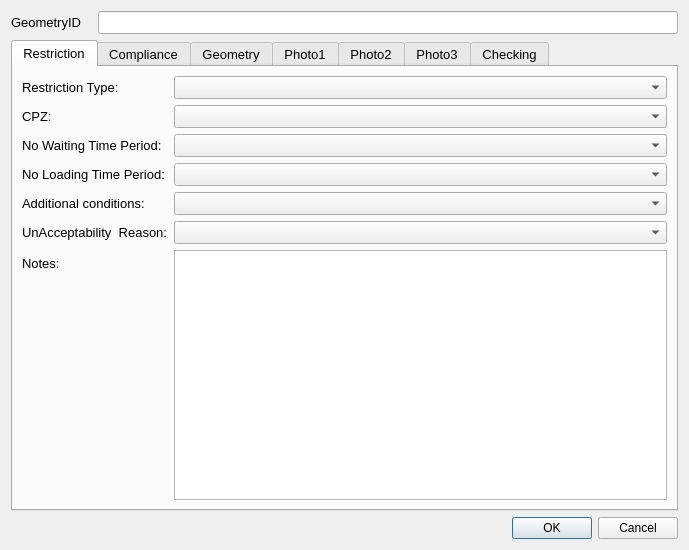
<?xml version="1.0" encoding="UTF-8"?>
<ui version="4.0">
 <class>restrictionDialog</class>
 <widget class="QDialog" name="restrictionDialog">
  <property name="geometry">
   <rect>
    <x>0</x>
    <y>0</y>
    <width>689</width>
    <height>550</height>
   </rect>
  </property>
  <property name="sizePolicy">
   <sizepolicy hsizetype="Fixed" vsizetype="Fixed">
    <horstretch>0</horstretch>
    <verstretch>0</verstretch>
   </sizepolicy>
  </property>
  <property name="minimumSize">
   <size>
    <width>0</width>
    <height>0</height>
   </size>
  </property>
  <property name="maximumSize">
   <size>
    <width>750</width>
    <height>550</height>
   </size>
  </property>
  <property name="font">
   <font>
    <family>Arial</family>
   </font>
  </property>
  <property name="windowTitle">
   <string>Dialog</string>
  </property>
  <property name="sizeGripEnabled">
   <bool>false</bool>
  </property>
  <layout class="QFormLayout" name="formLayout_3">
   <item row="0" column="0">
    <widget class="QLabel" name="label">
     <property name="minimumSize">
      <size>
       <width>81</width>
       <height>16</height>
      </size>
     </property>
     <property name="font">
      <font>
       <family>Arial</family>
       <pointsize>10</pointsize>
      </font>
     </property>
     <property name="text">
      <string>GeometryID</string>
     </property>
    </widget>
   </item>
   <item row="0" column="1">
    <widget class="QLineEdit" name="GeometryID">
     <property name="font">
      <font>
       <family>Arial</family>
       <pointsize>10</pointsize>
      </font>
     </property>
     <property name="inputMask">
      <string/>
     </property>
     <property name="readOnly">
      <bool>true</bool>
     </property>
     <property name="placeholderText">
      <string/>
     </property>
    </widget>
   </item>
   <item row="1" column="0" colspan="2">
    <widget class="QTabWidget" name="tabWidget">
     <property name="minimumSize">
      <size>
       <width>0</width>
       <height>0</height>
      </size>
     </property>
     <property name="font">
      <font>
       <family>Arial</family>
       <pointsize>10</pointsize>
      </font>
     </property>
     <property name="cursor">
      <cursorShape>IBeamCursor</cursorShape>
     </property>
     <property name="mouseTracking">
      <bool>true</bool>
     </property>
     <property name="acceptDrops">
      <bool>true</bool>
     </property>
     <property name="currentIndex">
      <number>0</number>
     </property>
     <widget class="QWidget" name="restrictionTab">
      <property name="focusPolicy">
       <enum>Qt::NoFocus</enum>
      </property>
      <attribute name="title">
       <string>Restriction</string>
      </attribute>
      <layout class="QFormLayout" name="formLayout">
       <property name="fieldGrowthPolicy">
        <enum>QFormLayout::AllNonFixedFieldsGrow</enum>
       </property>
       <item row="0" column="0">
        <widget class="QLabel" name="lbl_RestrictionType">
         <property name="minimumSize">
          <size>
           <width>90</width>
           <height>16</height>
          </size>
         </property>
         <property name="font">
          <font>
           <family>Arial</family>
           <pointsize>10</pointsize>
          </font>
         </property>
         <property name="text">
          <string>Restriction Type:</string>
         </property>
        </widget>
       </item>
       <item row="0" column="1">
        <widget class="QComboBox" name="RestrictionTypeID">
         <property name="currentIndex">
          <number>-1</number>
         </property>
        </widget>
       </item>
       <item row="2" column="0">
        <widget class="QLabel" name="lbl_TimePeriod">
         <property name="minimumSize">
          <size>
           <width>90</width>
           <height>16</height>
          </size>
         </property>
         <property name="font">
          <font>
           <family>Arial</family>
           <pointsize>10</pointsize>
          </font>
         </property>
         <property name="text">
          <string>No Waiting Time Period:</string>
         </property>
        </widget>
       </item>
       <item row="2" column="1">
        <widget class="QComboBox" name="NoWaitingTimeID"/>
       </item>
       <item row="3" column="0">
        <widget class="QLabel" name="lbl_MaxStay">
         <property name="minimumSize">
          <size>
           <width>90</width>
           <height>16</height>
          </size>
         </property>
         <property name="font">
          <font>
           <family>Arial</family>
           <pointsize>10</pointsize>
          </font>
         </property>
         <property name="text">
          <string>No Loading Time Period:</string>
         </property>
        </widget>
       </item>
       <item row="3" column="1">
        <widget class="QComboBox" name="NoLoadingTimeID"/>
       </item>
       <item row="5" column="0">
        <widget class="QLabel" name="lbl_AdditionalConditions">
         <property name="minimumSize">
          <size>
           <width>90</width>
           <height>16</height>
          </size>
         </property>
         <property name="font">
          <font>
           <family>Arial</family>
           <pointsize>10</pointsize>
          </font>
         </property>
         <property name="text">
          <string>Additional conditions:</string>
         </property>
        </widget>
       </item>
       <item row="5" column="1">
        <widget class="QComboBox" name="AdditionalConditionID">
         <property name="currentIndex">
          <number>-1</number>
         </property>
        </widget>
       </item>
       <item row="10" column="0">
        <widget class="QLabel" name="label_2">
         <property name="text">
          <string>Notes:</string>
         </property>
        </widget>
       </item>
       <item row="10" column="1">
        <widget class="QTextEdit" name="Notes"/>
       </item>
       <item row="8" column="0">
        <widget class="QLabel" name="label_7">
         <property name="text">
          <string>UnAcceptability  Reason:</string>
         </property>
         <property name="wordWrap">
          <bool>true</bool>
         </property>
        </widget>
       </item>
       <item row="8" column="1">
        <widget class="QComboBox" name="UnacceptableTypeID"/>
       </item>
       <item row="1" column="0">
        <widget class="QLabel" name="lbl_CPZ">
         <property name="minimumSize">
          <size>
           <width>90</width>
           <height>16</height>
          </size>
         </property>
         <property name="text">
          <string>CPZ:</string>
         </property>
        </widget>
       </item>
       <item row="1" column="1">
        <widget class="QComboBox" name="CPZ"/>
       </item>
      </layout>
     </widget>
     <widget class="QWidget" name="complianceTab">
      <attribute name="title">
       <string>Compliance</string>
      </attribute>
      <layout class="QFormLayout" name="formLayout_2">
       <item row="0" column="0">
        <widget class="QLabel" name="label_8">
         <property name="text">
          <string>Road Markings Condition:</string>
         </property>
        </widget>
       </item>
       <item row="0" column="1">
        <widget class="QComboBox" name="ComplianceRoadMarkingsFaded"/>
       </item>
       <item row="2" column="0">
        <widget class="QLabel" name="label_9">
         <property name="text">
          <string>Restriction-&gt;Sign:</string>
         </property>
        </widget>
       </item>
       <item row="2" column="1">
        <widget class="QComboBox" name="ComplianceRestrictionSignIssue"/>
       </item>
       <item row="3" column="0">
        <widget class="QLabel" name="label_10">
         <property name="text">
          <string>Compliance notes:</string>
         </property>
        </widget>
       </item>
       <item row="3" column="1">
        <widget class="QTextEdit" name="ComplianceNotes"/>
       </item>
       <item row="1" column="0">
        <widget class="QLabel" name="label_11">
         <property name="text">
          <string>Loading Markings Condition:</string>
         </property>
        </widget>
       </item>
       <item row="1" column="1">
        <widget class="QComboBox" name="ComplianceLoadingMarkingsFaded"/>
       </item>
      </layout>
     </widget>
     <widget class="QWidget" name="geometryTab">
      <attribute name="title">
       <string>Geometry</string>
      </attribute>
      <layout class="QGridLayout" name="gridLayout_2">
       <item row="2" column="0">
        <widget class="QLabel" name="label_3">
         <property name="text">
          <string>USRN:</string>
         </property>
        </widget>
       </item>
       <item row="1" column="1" colspan="4">
        <widget class="QLineEdit" name="RoadName"/>
       </item>
       <item row="6" column="0">
        <widget class="QLabel" name="label_6">
         <property name="text">
          <string>Last Changed By:</string>
         </property>
        </widget>
       </item>
       <item row="2" column="1" colspan="2">
        <widget class="QLineEdit" name="USRN"/>
       </item>
       <item row="1" column="0">
        <widget class="QLabel" name="lbl_RoadName">
         <property name="minimumSize">
          <size>
           <width>90</width>
           <height>16</height>
          </size>
         </property>
         <property name="font">
          <font>
           <family>Arial</family>
           <pointsize>10</pointsize>
          </font>
         </property>
         <property name="text">
          <string>Road Name:</string>
         </property>
        </widget>
       </item>
       <item row="0" column="1" colspan="3">
        <widget class="QLineEdit" name="RestrictionLength">
         <property name="font">
          <font>
           <family>Arial</family>
           <pointsize>10</pointsize>
          </font>
         </property>
         <property name="readOnly">
          <bool>true</bool>
         </property>
        </widget>
       </item>
       <item row="4" column="4">
        <widget class="QLineEdit" name="AzimuthToRoadCentreLine">
         <property name="text">
          <string/>
         </property>
        </widget>
       </item>
       <item row="4" column="3">
        <widget class="QLabel" name="lbl_AzToRoadCL">
         <property name="minimumSize">
          <size>
           <width>90</width>
           <height>16</height>
          </size>
         </property>
         <property name="font">
          <font>
           <family>Arial</family>
           <pointsize>10</pointsize>
          </font>
         </property>
         <property name="text">
          <string>Direction to Road Centreline:</string>
         </property>
         <property name="wordWrap">
          <bool>true</bool>
         </property>
        </widget>
       </item>
       <item row="3" column="0">
        <widget class="QLabel" name="lbl_GeometryType">
         <property name="minimumSize">
          <size>
           <width>90</width>
           <height>16</height>
          </size>
         </property>
         <property name="font">
          <font>
           <family>Arial</family>
           <pointsize>10</pointsize>
          </font>
         </property>
         <property name="text">
          <string>Geometry Type</string>
         </property>
        </widget>
       </item>
       <item row="6" column="1" colspan="3">
        <widget class="QLineEdit" name="LastUpdatePerson">
         <property name="readOnly">
          <bool>true</bool>
         </property>
        </widget>
       </item>
       <item row="5" column="0">
        <widget class="QLabel" name="label_4">
         <property name="text">
          <string>Last Update Date:</string>
         </property>
        </widget>
       </item>
       <item row="8" column="0">
        <widget class="QLabel" name="lbl_RoadName_2">
         <property name="minimumSize">
          <size>
           <width>90</width>
           <height>16</height>
          </size>
         </property>
         <property name="font">
          <font>
           <family>Arial</family>
           <pointsize>10</pointsize>
          </font>
         </property>
         <property name="text">
          <string>RestrictionID</string>
         </property>
        </widget>
       </item>
       <item row="4" column="5">
        <widget class="QToolButton" name="toolButton_2">
         <property name="text">
          <string>...</string>
         </property>
        </widget>
       </item>
       <item row="3" column="1" colspan="4">
        <widget class="QComboBox" name="GeomShapeID">
         <property name="editable">
          <bool>false</bool>
         </property>
         <property name="currentIndex">
          <number>-1</number>
         </property>
        </widget>
       </item>
       <item row="0" column="0">
        <widget class="QLabel" name="label_5">
         <property name="font">
          <font>
           <family>Arial</family>
           <pointsize>10</pointsize>
          </font>
         </property>
         <property name="text">
          <string>Length (m):</string>
         </property>
        </widget>
       </item>
       <item row="5" column="1" colspan="3">
        <widget class="QDateTimeEdit" name="LastUpdateDateTime">
         <property name="readOnly">
          <bool>true</bool>
         </property>
        </widget>
       </item>
       <item row="8" column="1" colspan="2">
        <widget class="QLineEdit" name="RestrictionID"/>
       </item>
      </layout>
     </widget>
     <widget class="QWidget" name="Photos_01">
      <attribute name="title">
       <string>Photo1</string>
      </attribute>
      <layout class="QGridLayout" name="gridLayout_5"/>
     </widget>
     <widget class="QWidget" name="Photos_02">
      <attribute name="title">
       <string>Photo2</string>
      </attribute>
      <layout class="QGridLayout" name="gridLayout_3"/>
     </widget>
     <widget class="QWidget" name="Photos_03">
      <attribute name="title">
       <string>Photo3</string>
      </attribute>
      <layout class="QGridLayout" name="gridLayout_10"/>
     </widget>
     <widget class="QWidget" name="checkingTab">
      <attribute name="title">
       <string>Checking</string>
      </attribute>
      <layout class="QFormLayout" name="formLayout_6">
       <item row="0" column="0">
        <widget class="QLabel" name="label_20">
         <property name="text">
          <string>Check issue type:</string>
         </property>
        </widget>
       </item>
       <item row="0" column="1">
        <widget class="QComboBox" name="MHTC_CheckIssueTypeID"/>
       </item>
       <item row="1" column="0">
        <widget class="QLabel" name="label_21">
         <property name="text">
          <string>Check issue notes:</string>
         </property>
        </widget>
       </item>
       <item row="1" column="1">
        <widget class="QTextEdit" name="MHTC_CheckNotes"/>
       </item>
       <item row="3" column="0">
        <widget class="QCheckBox" name="FieldCheckCompleted">
         <property name="text">
          <string>Field check completed</string>
         </property>
        </widget>
       </item>
       <item row="2" column="0">
        <spacer name="verticalSpacer_2">
         <property name="orientation">
          <enum>Qt::Vertical</enum>
         </property>
         <property name="sizeHint" stdset="0">
          <size>
           <width>20</width>
           <height>20</height>
          </size>
         </property>
        </spacer>
       </item>
       <item row="8" column="0">
        <widget class="QLabel" name="label_12">
         <property name="text">
          <string>Check date:</string>
         </property>
        </widget>
       </item>
       <item row="5" column="0">
        <spacer name="verticalSpacer_3">
         <property name="orientation">
          <enum>Qt::Vertical</enum>
         </property>
         <property name="sizeHint" stdset="0">
          <size>
           <width>20</width>
           <height>10</height>
          </size>
         </property>
        </spacer>
       </item>
       <item row="6" column="0">
        <widget class="QLabel" name="label_13">
         <property name="text">
          <string>Checked by:</string>
         </property>
        </widget>
       </item>
       <item row="6" column="1">
        <widget class="QLineEdit" name="Last_MHTC_Check_UpdatePerson"/>
       </item>
       <item row="8" column="1">
        <widget class="QDateTimeEdit" name="Last_MHTC_Check_UpdateDateTime"/>
       </item>
      </layout>
     </widget>
    </widget>
   </item>
   <item row="3" column="1">
    <widget class="QDialogButtonBox" name="button_box">
     <property name="orientation">
      <enum>Qt::Horizontal</enum>
     </property>
     <property name="standardButtons">
      <set>QDialogButtonBox::Cancel|QDialogButtonBox::Ok</set>
     </property>
    </widget>
   </item>
  </layout>
 </widget>
 <resources/>
 <connections>
  <connection>
   <sender>button_box</sender>
   <signal>accepted()</signal>
   <receiver>restrictionDialog</receiver>
   <slot>accept()</slot>
   <hints>
    <hint type="sourcelabel">
     <x>310</x>
     <y>465</y>
    </hint>
    <hint type="destinationlabel">
     <x>249</x>
     <y>239</y>
    </hint>
   </hints>
  </connection>
  <connection>
   <sender>button_box</sender>
   <signal>rejected()</signal>
   <receiver>restrictionDialog</receiver>
   <slot>reject()</slot>
   <hints>
    <hint type="sourcelabel">
     <x>310</x>
     <y>465</y>
    </hint>
    <hint type="destinationlabel">
     <x>249</x>
     <y>239</y>
    </hint>
   </hints>
  </connection>
 </connections>
</ui>
